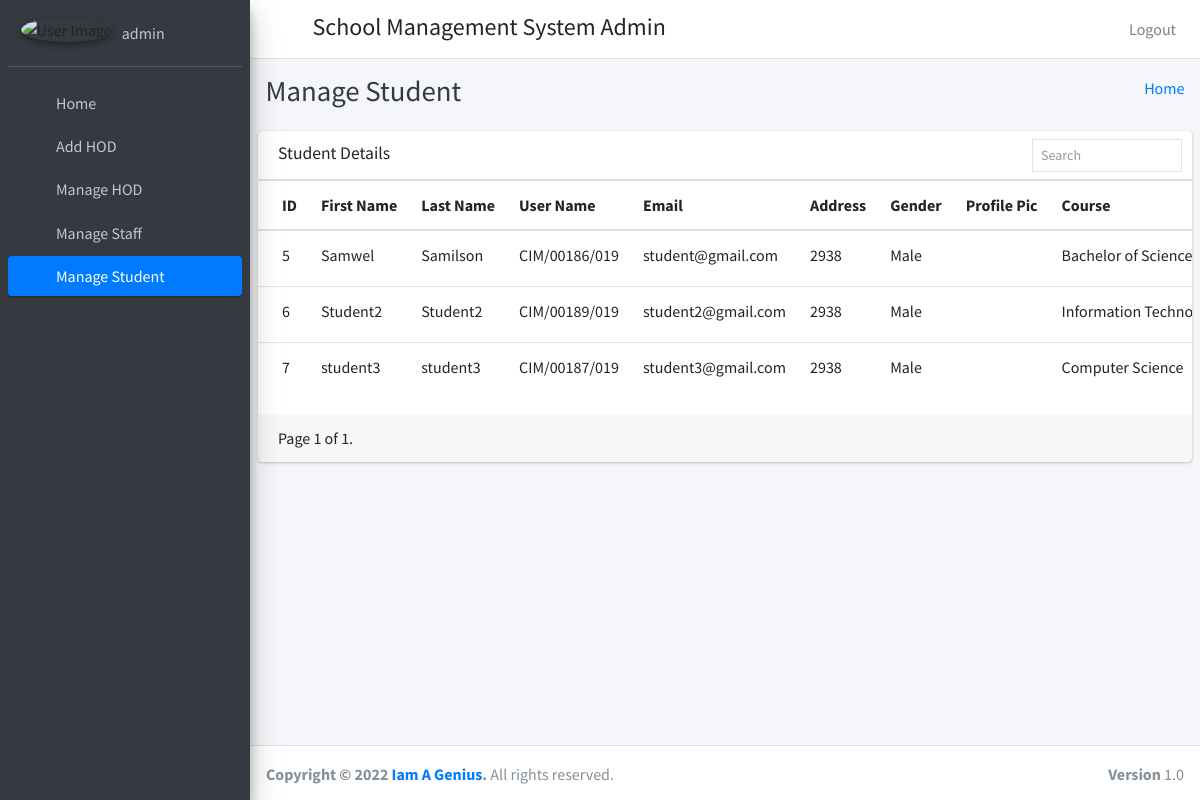
Screenshot of /Student (signed in) with the database file from the repository.
### Student/models.py (models this page shows)
class CustomUser(AbstractUser):
    user_type_data=((1,"HOD"),(3,"staff"),(4,"student"),(2,"admin"))
    user_type= models.CharField(default=1, choices=user_type_data,max_length=10)

class students(models.Model):
    id=models.AutoField(primary_key=True)
    admin = models.OneToOneField(CustomUser, on_delete=models.CASCADE)
    gender = models.CharField(max_length=50)
    profile_pic = models.FileField()
    address = models.TextField()
    course_id=models.ForeignKey(courses,on_delete=models.DO_NOTHING,default=1)
    session_year_id = models.ForeignKey(sessionmodel,on_delete=models.CASCADE)
    created_at = models.DateTimeField(auto_now_add=True)
    updated_at = models.DateTimeField(auto_now_add=True)
    fcm_token=models.TextField(default="")
    objects=models.Manager()

class courses(models.Model):
    id = models.AutoField(primary_key=True)
    course_name = models.CharField(max_length=250)
    created_at = models.DateTimeField(auto_now_add=True)
    updated_at = models.DateTimeField(auto_now_add=True)
    objects=models.Manager()

### Student/admin_views.py (the view)
# urls.py: path('Student',admin_views.Student,name="Student"),
def Student(request):
    student = students.objects.all()
    filters = StudentFilter(request.GET,queryset=student)
    student = filters.qs
    page = request.GET.get('page',1)
    paginator = Paginator(student,10)
    page_obj = paginator.get_page(page)
    page_range = paginator.get_elided_page_range(number=page,on_each_side=3,on_ends=2)
    try:
        student = paginator.page(page)
    except PageNotAnInteger:
        student = paginator.page(1)
    except EmptyPage:
        student = paginator.page(paginator.num_pages)
    context = {
        'student':student,
        'page_obj':page_obj,
        'page_range':page_range,
        'filters':filters.form
    }
    return render(request,'admin_template/manage_students.html',context)

### templates/admin_template/manage_students.html (shortened to what this page needs)
{% extends 'admin_template/base.html' %}
{% block page_title %} Manage Student {% endblock page_title %}
{% load static %}
{% load i18n %}
{% block main_content %}
<section class="content">
      <div class="row">
        <div class="col-12">
          <div class="card">
            <div class="card-header">
              <h3 class="card-title">Student Details</h3>
              <div class="card-tools">
                <form method="get" class="form-inline">
                  <div class="input-group input-group-sm border" style="width: 150px;">
                    {{filters.admin__username}}
                    <div class="input-group-append">
                      <button class="btn" type="submit">
                        <i class="fas fa-search"></i>
                      </button>
                    </div>
                  </div>
                </form>
              </div>
            </div>
            <div class="card-body table-responsive p-0">
              <div id="example2_wrapper" class="dataTables_wrapper dt-bootstrap4"><div class="row"><div class="col-sm-12 col-md-6"></div><div class="col-sm-12 col-md-6"></div></div><div class="row"><div class="col-sm-12">
                <table id="example2" class="table table-hover text-nowrap" role="grid" aria-describedby="example2_info">
                <thead>
                <tr role="row">
                  <th class="sorting_asc" tabindex="0" aria-controls="example2" rowspan="1" colspan="1" aria-sort="ascending" aria-label="Rendering engine: activate to sort column descending">ID</th>
                  <th class="sorting" tabindex="0" aria-controls="example2" rowspan="1" colspan="1" aria-label="Browser: activate to sort column ascending">First Name</th>
                  <th class="sorting" tabindex="0" aria-controls="example2" rowspan="1" colspan="1" aria-label="Platform(s): activate to sort column ascending">Last Name</th>
                  <th class="sorting" tabindex="0" aria-controls="example2" rowspan="1" colspan="1" aria-label="Engine version: activate to sort column ascending">User Name</th>
                  <th class="sorting" tabindex="0" aria-controls="example2" rowspan="1" colspan="1" aria-label="CSS grade: activate to sort column ascending">Email</th>
                  <th class="sorting" tabindex="0" aria-controls="example2" rowspan="1" colspan="1" aria-label="CSS grade: activate to sort column ascending">Address</th>
                  <th class="sorting" tabindex="0" aria-controls="example2" rowspan="1" colspan="1" aria-label="CSS grade: activate to sort column ascending">Gender</th>
                  <th class="sorting" tabindex="0" aria-controls="example2" rowspan="1" colspan="1" aria-label="CSS grade: activate to sort column ascending">Profile Pic</th>
                  <th class="sorting" tabindex="0" aria-controls="example2" rowspan="1" colspan="1" aria-label="CSS grade: activate to sort column ascending">Course</th>
                  <th class="sorting" tabindex="0" aria-controls="example2" rowspan="1" colspan="1" aria-label="CSS grade: activate to sort column ascending">Action</th></tr>
                </thead>
                <tbody>
                {% for student in student %}
                  <tr>
                      <td>{{ student.admin.id }}</td>
                      <td>{{ student.admin.first_name }}</td>
                      <td>{{ student.admin.last_name }}</td>
                      <td>{{ student.admin.username }}</td>
                      <td>{{ student.admin.email }}</td>
                      <td>{{ student.address }}</td>
                      <td>{{ student.gender }}</td>
                      <td><img src="{{ student.profile_pic }}" style="width:50px"/></td>
                      <td>{{ student.course_id.course_name }}</td>
                    </tr>
                {% endfor %}
                </tbody>
              </table>
            </div>
          </div>
        </div>
      </div>
      <div class="card-footer">
          <div class="row">
              <div class="col-lg-6">
                  <div class="pagination">
                      <span class="step-links">
                          <span class="current">
                               Page  {{ page_obj.number }}  of  {{ page_obj.paginator.num_pages }}.
                          </span>
                      </span>
                  </div>
              </div>
              <div class="col-lg-6">
              </div>
          </div>
      </div>
</section>
{% endblock main_content %}

### templates/admin_template/sidebar.html
{% load static %}
<aside class="main-sidebar sidebar-dark-primary elevation-4">
    <div class="sidebar">
      <div class="user-panel mt-3 pb-3 mb-3 d-flex">
        <div class="image">
          <img src="{% static "dist/img/user2-160x160.jpg" %}" class="img-circle elevation-2" alt="User Image">
        </div>
        <div class="info">
          {% url 'Admin' as Admin %}
          <a href="{% url 'Admin' %}" class="d-block">{{ user.username }}</a>
        </div>
      </div>
      <nav class="mt-2">
        <ul class="nav nav-pills nav-sidebar flex-column" data-widget="treeview" role="menu" data-accordion="false">
          <li class="nav-item">
            {% url 'home' as home %}
            <a href="{{ home }}" class="nav-link {% if request.path == home %} active {% endif %} ">
              <i class="nav-icon fas fa-home"></i>
              <p>
                Home
              </p>
            </a>
          </li>
          <li class="nav-item">
            {% url 'add_hod' as add_hod %}
            <a href="{{ add_hod }}" class="nav-link {% if request.path == add_hod %} active {% endif %} ">
              <i class="nav-icon fas fa-user"></i>
              <p>
                Add HOD
              </p>
            </a>
          </li>
          <li class="nav-item">
            {% url 'manage_hod' as manage_hod %}
            <a href="{{ manage_hod }}" class="nav-link {% if request.path == manage_hod %} active {% endif %} ">
              <i class="nav-icon fas fa-address-card"></i>
              <p>
                Manage HOD
              </p>
            </a>
          </li>
          <li class="nav-item">
            {% url 'Staff' as Staff %}
            <a href="{{ Staff }}" class="nav-link {% if request.path == Staff %} active {% endif %} ">
              <i class="nav-icon fas fa-universal-access"></i>
              <p>
                Manage Staff
              </p>
            </a>
          </li>
          <li class="nav-item">
            {% url 'Student' as Student %}
            <a href="{{ Student }}" class="nav-link {% if request.path == Student %} active {% endif %} ">
              <i class="nav-icon fas fa-child"></i>
              <p>
                Manage Student
              </p>
            </a>
          </li>
        </ul>
      </nav>
    </div>
  </aside>

### rows the page displays
CustomUser: username "admin"
students: admin.id "5", admin.first_name "Samwel", admin.last_name "Samilson", admin.username "CIM/00186/019", admin.email "student@gmail.com", address "2938", gender "Male", course_id.course_name "Bachelor of Science…"
students: admin.id "6", admin.first_name "Student2", admin.last_name "Student2", admin.username "CIM/00189/019", admin.email "student2@gmail.com", address "2938", gender "Male", course_id.course_name "Information…"
students: admin.id "7", admin.first_name "student3", admin.last_name "student3", admin.username "CIM/00187/019", admin.email "student3@gmail.com", address "2938", gender "Male", course_id.course_name "Computer Science"

### other values shown
{{ page_obj.number }} "1"
{{ page_obj.paginator.num_pages }} "1"
